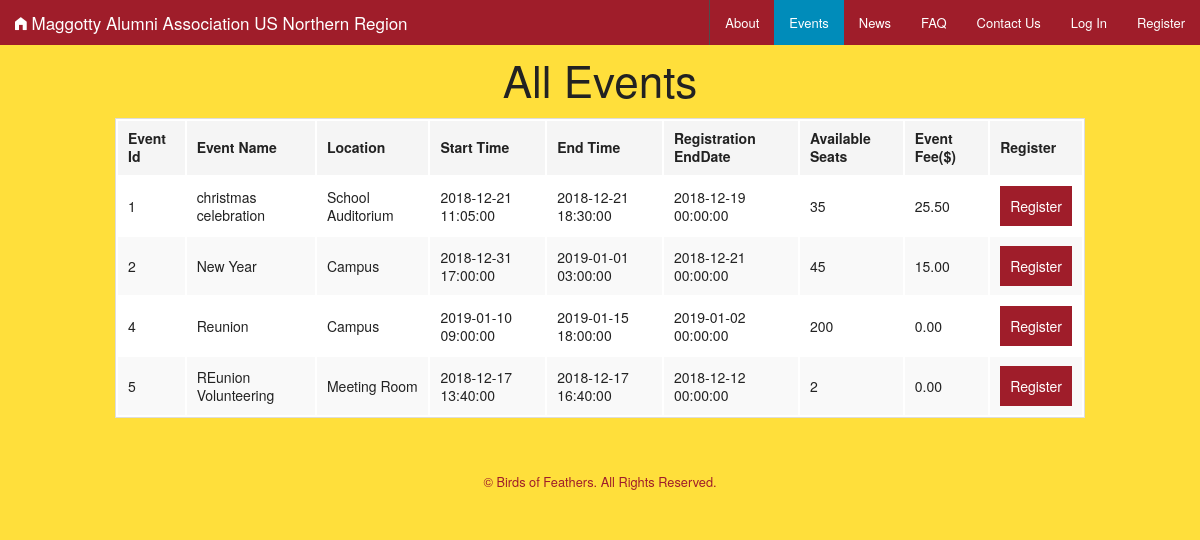
/birdsoffeathers/event.php, run on the app's committed database.
### tables this page shows
CREATE TABLE `Events` (
  `EventID` int(11) NOT NULL AUTO_INCREMENT,
  `EventName` varchar(100) NOT NULL,
  `Location` varchar(100) NOT NULL,
  `StartDateTime` datetime NOT NULL,
  `EndDateTime` datetime NOT NULL,
  `Registration_EndDate` datetime NOT NULL,
  `EventFee` decimal(19,2) NOT NULL,
  `AvailableSeats` varchar(45) DEFAULT NULL,
  PRIMARY KEY (`EventID`)
);

### birdsoffeathers/event.php (the view, shortened to what this page needs)
<?php
    include("topbardata.php");
    include("config.php");
    $successmessage ='';
?>
<!doctype html>
<html class="no-js" lang="en">
  <head>
    <link rel="stylesheet" href="css/foundation.css" />
    <link rel="stylesheet" href="css/app.css" />
    <link rel="stylesheet" href="css/foundation-icons.css" />
</head>
<body>
<nav class="top-bar" data-topbar role="navigation" background="white">
      <ul class="title-area">
        <li class="name">
        <h1><a href="index.php"><i class="fi-home large"></i> Maggotty Alumni Association US Northern Region</a></h1>
        </li>
      </ul>
      <section class="top-bar-section">
        <ul class="right">
        </ul>
      </section>
    </nav>
<div>
  <h1 align="center">All Events</h1>
</div>
<div class="row">
        <div class="small-12 columns" align="center">
        <table style="table-layout: fixed;display: block;overflow:scroll;">
<?php
if(isset($_SESSION['login_user'])){
    $userid = $_SESSION['login_user'];
}
else {
    $userid = -1;
}
$sqlEventList="SELECT Events.EventID, EventName, Location, StartDateTime, EndDateTime, Registration_EndDate, EventFee, AvailableSeats,
case when EventRegistration.Event_RegistrationStatus is null then 'NotRegistered' when EventRegistration.Event_RegistrationStatus = 'Pending' then 'Pending' else 'Registered' end RegStatus  FROM birdsoffeathers.Events
left join EventRegistration on Events.EventID = EventRegistration.EventID and EventRegistration.UserID = ".$userid .";";
$result = $db->query($sqlEventList);
        echo"
		<thead><tr>
        <th>Event Id</th>
        <th>Event Name</th>
        <th>Location</th>
        <th>Start Time</th>
        <th>End Time</th>
        <th>Registration EndDate</th>
        <th>Available Seats</th>
        <th>Event Fee($)</th>
        <th>Register</th>
    </tr></thead><tbody>";
if(mysqli_num_rows($result)>0){
while($row=mysqli_fetch_assoc($result)){
    echo '<tr><form action="" method="post">';
        echo "<td>". $row['EventID']."</td>";
        echo "<td>". $row['EventName']."</td>";
        echo "<td>". $row['Location']."</td>";
        echo "<td>". $row['StartDateTime']."</td>";
        echo "<td>". $row['EndDateTime']."</td>";
        echo "<td>". $row['Registration_EndDate']."</td>";
        echo "<td>". $row['AvailableSeats']."</td>";
        echo "<td>". $row['EventFee']."</td>";
        if($row['RegStatus'] == 'Registered'){
            echo "<td>Registered</td>";
        }
        else if($row['RegStatus'] == 'Pending'){
            echo "<td><input type='hidden' name='eventid' value='".$row['EventID']."' />";
            echo "<input type='hidden' name='submittype' value='payment' />";
            echo "<input type='submit' name='submit' class='labelbutton' value='Pay'/></td>";
            }
        else{
        echo "<td><input type='hidden' name='eventid' value='".$row['EventID']."' />";
        echo "<input type='submit' name='submit' class='labelbutton' value='Register'/></td>";
        }
		echo"</form></tr>";
	}
}
else{
	echo "no results";
}
	echo "</tbody></table>";
?>
    </div>
</div>
<div class="row">
              <div class="small-12 columns" align="center">
                    <label for="right-label" class="right inline"><?php echo $successmessage; ?></label>
                    </div>
              </div>
    <div class="row">
<footer>
            <p style="text-align:center; font-size:0.8em;">&copy; Birds of Feathers. All Rights Reserved.</p>
            </footer>
</body>
</html>

### birdsoffeathers/css/app.css (style rules this page uses)
body { background: #ffdf3b; color: #9f1d2a; padding: 0; margin: 0; font-family: "Helvetica Neue", "Helvetica", Helvetica, Arial, sans-serif; font-weight: normal; font-style: normal; line-height: 150%; position: relative; cursor: default; }
.top-bar { overflow: hidden; height: 45px; line-height: 45px; position: relative; background: #9f1d2a; margin-bottom: 0; }
.top-bar ul { margin-bottom: 0; list-style: none; }
.top-bar .title-area { position: relative; margin: 0; }
.top-bar .name { height: 45px; margin: 0; font-size: 16px; }
.top-bar .name h1 { line-height: 45px; font-size: 1.0625rem; margin: 0; }
.top-bar .name h1 a { font-weight: normal; color: white; width: 75%; display: block; padding: 0 15px; }
.top-bar-section { left: 0; position: relative; width: auto; transition: left 300ms ease-out; }
.top-bar-section ul { padding: 0; width: 100%; height: auto; display: block; font-size: 16px; margin: 0; }
@media only screen and (min-width: 40.063em) { .top-bar { background: #9f1d2a; overflow: visible; } }
@media only screen and (min-width: 40.063em) { .top-bar:before, .top-bar:after { content: " "; display: table; } }
@media only screen and (min-width: 40.063em) { .top-bar:after { clear: both; } }
@media only screen and (min-width: 40.063em) { .top-bar .title-area { float: left; } }
@media only screen and (min-width: 40.063em) { .top-bar .name h1 a { width: auto; } }
@media only screen and (min-width: 40.063em) { .top-bar-section { transition: none 0 0; left: 0 !important; } }
@media only screen and (min-width: 40.063em) { .top-bar-section ul { width: auto; height: auto !important; display: inline; } }
table { background: white; margin-bottom: 1.25rem; border: solid 1px #dddddd; table-layout: fixed; width: 100%; }
table thead { background: whitesmoke; }
table thead tr th, table thead tr td { padding: 0.5rem 0.625rem 0.625rem; font-size: 0.875rem; font-weight: bold; color: #222222; }
table tr th, table tr td { padding: 0.5625rem 0.625rem; font-size: 0.875rem; color: #222222; text-align: left; }
table tr.even, table tr.alt, table tr:nth-of-type(even) { background: #f9f9f9; }
table thead tr th, table tfoot tr th, table tfoot tr td, table tbody tr th, table tbody tr td, table tr td { display: table-cell; line-height: 1.125rem; }
.labelbutton { background: #9f1d2a; border: none; color: #fff; font-family: 'Helvetica Neue', sans-serif; font-size: 1em; padding: 10px; }

### data on the page
events: EventID "1", EventName "christmas celebration", Location "School Auditorium", StartDateTime "2018-12-21 11:05:00", EndDateTime "2018-12-21 18:30:00", Registration_EndDate "2018-12-19 00:00:00", AvailableSeats "35", EventFee "25.50"
events: EventID "2", EventName "New Year", Location "Campus", StartDateTime "2018-12-31 17:00:00", EndDateTime "2019-01-01 03:00:00", Registration_EndDate "2018-12-21 00:00:00", AvailableSeats "45", EventFee "15.00"
events: EventID "4", EventName "Reunion", Location "Campus", StartDateTime "2019-01-10 09:00:00", EndDateTime "2019-01-15 18:00:00", Registration_EndDate "2019-01-02 00:00:00", AvailableSeats "200", EventFee "0.00"
events: EventID "5", EventName "REunion Volunteering", Location "Meeting Room", StartDateTime "2018-12-17 13:40:00", EndDateTime "2018-12-17 16:40:00", Registration_EndDate "2018-12-12 00:00:00", AvailableSeats "2", EventFee "0.00"
